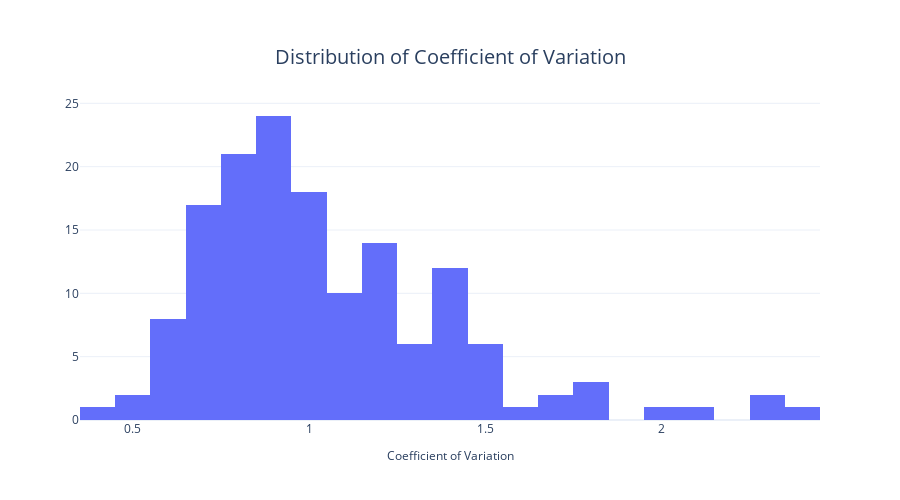

Notebook code for this chart:
### Code cell
fig = px.histogram(x=block_df["cov"], title="Distribution of Coefficient of Variation")
fig = format_plot(fig, xlabel="Coefficient of Variation", ylabel="")
# fig.write_image("imgs/chapter_4/cov.png")
fig.show()

### Figure 1 — Plotly figure (JSON) as saved in the notebook; plotly's stock layout.template omitted (floating-point values rounded to 4 significant figures; data arrays with more than 128 entries replaced by an {"elided": "..."} marker saying what was removed)
{"data": [{"bingroup": "x", "hovertemplate": "x=%{x}<br>count=%{y}<extra></extra>", "legendgroup": "", "marker": {"color": "#636efa", "pattern": {"shape": ""}}, "name": "", "orientation": "v", "showlegend": false, "type": "histogram", "x": {"elided": "150 float values"}, "xaxis": "x", "yaxis": "y"}], "layout": {"autosize": false, "barmode": "relative", "height": 500, "legend": {"title": {}, "tracegroupgap": 0}, "title": {"font": {"size": 20}, "text": "Distribution of Coefficient of Variation", "x": 0.5, "xanchor": "center", "yanchor": "top"}, "width": 900, "xaxis": {"anchor": "y", "domain": [0, 1], "title": {"font": {"size": 12}, "text": "Coefficient of Variation"}}, "yaxis": {"anchor": "x", "domain": [0, 1], "title": {"font": {"size": 12}, "text": ""}}}}
